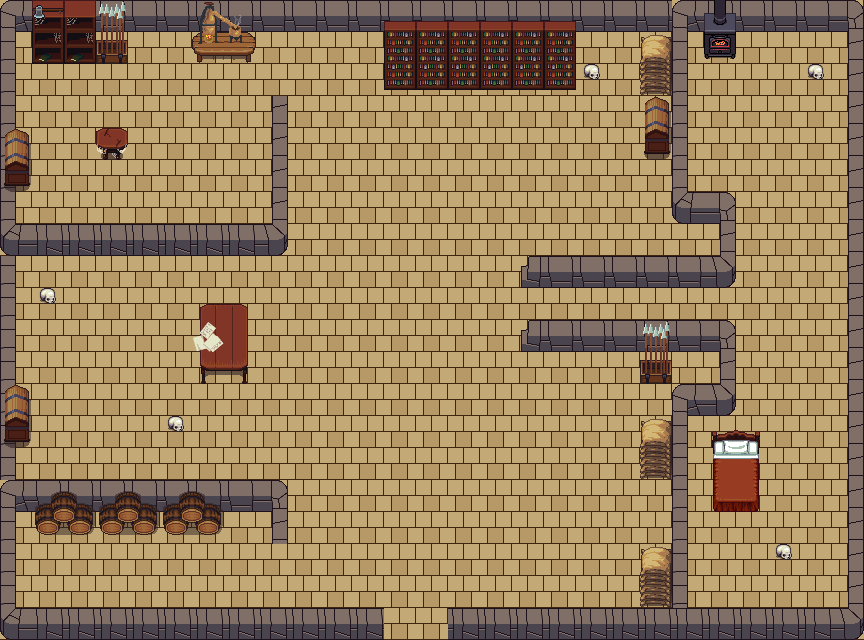

Below is a game level as drawn by its tile map, then a one-line description and the .tmx that defines it (tile-layer data replaced by summaries):
An orthogonal 27x20 tile map with 32x32 px tiles, 4 tile layers (Tile Layer 1, Tile Layer 2, Tile Layer 3, Tile Layer 4), 4 tilesets and 28 objects.

<map version="1.10" tiledversion="1.11.0" orientation="orthogonal" renderorder="right-down" width="27" height="20" tilewidth="32" tileheight="32" infinite="0" nextlayerid="6" nextobjectid="35">
 <tileset firstgid="1" source="house_inside.tsx" />
 <tileset firstgid="225" source="house_inside2.tsx" />
 <tileset firstgid="1380" source="interior.tsx" />
 <tileset firstgid="1636" source="terrain_atlas.tsx" />
 <layer id="1" name="Tile Layer 1" width="27" height="20">
  <data>[540 cells, 539 non-empty, 1 distinct tile ids]</data>
 </layer>
 <layer id="2" name="Tile Layer 2" width="27" height="20">
  <data>[540 cells, 140 non-empty, 9 distinct tile ids]</data>
 </layer>
 <layer id="3" name="Tile Layer 3" width="27" height="20">
  <data>[540 cells, 62 non-empty, 31 distinct tile ids]</data>
 </layer>
 <layer id="4" name="Tile Layer 4" width="27" height="20">
  <data>[540 cells, 14 non-empty, 6 distinct tile ids]</data>
 </layer>
 <objectgroup id="5" name="Collider">
  <object id="7" x="0" y="0">
   <polygon points="0,0 0,640 16,640 16,440 32,440 32,392 16,384 16,184 32,184 32,136 16,128 16,0" />
  </object>
  <object id="8" x="16" y="640">
   <polygon points="432,0 848,0 848,-32 432,-32" />
  </object>
  <object id="9" x="848" y="608">
   <polygon points="0,0 0,-608 16,-608 16,0" />
  </object>
  <object id="10" x="16" y="32">
   <polygon points="0,0 832,0 832,-32 0,-32" />
  </object>
  <object id="11" x="16" y="224">
   <polygon points="0,0 272,0 272,24 264,32 0,32" />
  </object>
  <object id="12" x="272" y="224">
   <polygon points="0,0 0,-128 16,-128 16,0" />
  </object>
  <object id="13" x="672" y="32">
   <polygon points="0,0 0,184 8,192 48,192 48,224 -144,224 -144,256 56,256 64,248 64,168 56,160 16,160 16,0" />
  </object>
  <object id="14" x="528" y="320">
   <polygon points="0,0 0,32 192,32 192,64 152,64 144,72 144,288 160,288 160,96 200,96 208,88 208,8 200,0" />
  </object>
  <object id="15" x="16" y="480">
   <polygon points="0,0 264,0 272,8 272,64 256,64 256,32 0,32" />
  </object>
  <object id="16" x="32" y="32">
   <polygon points="0,0 0,32 96,32 96,0" />
  </object>
  <object id="17" x="192" y="32">
   <polygon points="0,0 0,32 64,32 64,0" />
  </object>
  <object id="18" x="384" y="32">
   <polygon points="0,0 0,56 192,56 192,0" />
  </object>
  <object id="19" x="640" y="40">
   <polygon points="0,0 0,56 32,56 32,0" />
  </object>
  <object id="20" x="640" y="96">
   <polygon points="0,0 0,56 32,56 32,0" />
  </object>
  <object id="21" x="584" y="64">
   <polygon points="0,0 0,16 16,16 16,0" />
  </object>
  <object id="22" x="96" y="128">
   <polygon points="0,0 0,32 32,32 32,0" />
  </object>
  <object id="23" x="40" y="288">
   <polygon points="0,0 0,16 16,16 16,0" />
  </object>
  <object id="24" x="168" y="416">
   <polygon points="0,0 0,16 16,16 16,0" />
  </object>
  <object id="25" x="200" y="304">
   <polygon points="0,0 0,64 48,64 48,0" />
  </object>
  <object id="26" x="40" y="512">
   <polygon points="0,0 0,24 184,24 184,0" />
  </object>
  <object id="27" x="640" y="360">
   <polygon points="0,0 0,24 32,24 32,0" />
  </object>
  <object id="28" x="640" y="424">
   <polygon points="0,0 0,56 32,56 32,0" />
  </object>
  <object id="29" x="640" y="552">
   <polygon points="0,0 0,56 32,56 32,0" />
  </object>
  <object id="30" x="712" y="432">
   <polygon points="0,0 0,80 48,80 48,0" />
  </object>
  <object id="31" x="776" y="544">
   <polygon points="0,0 0,16 16,16 16,0" />
  </object>
  <object id="32" x="808" y="64">
   <polygon points="0,0 0,16 16,16 16,0" />
  </object>
  <object id="33" x="704" y="32">
   <polygon points="0,0 0,24 32,24 32,0" />
  </object>
  <object id="34" x="384" y="608">
   <polygon points="0,0 0,32 -368,32 -368,0" />
  </object>
 </objectgroup>
</map>
